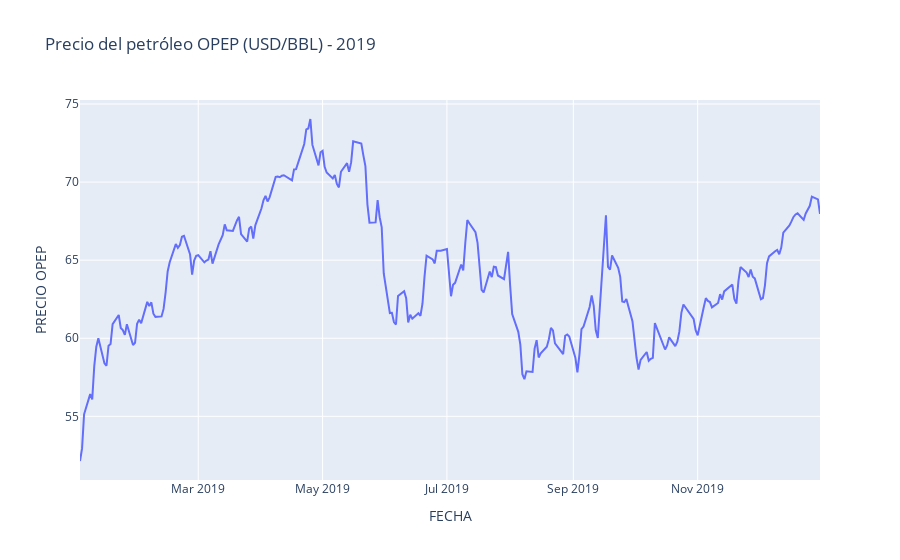
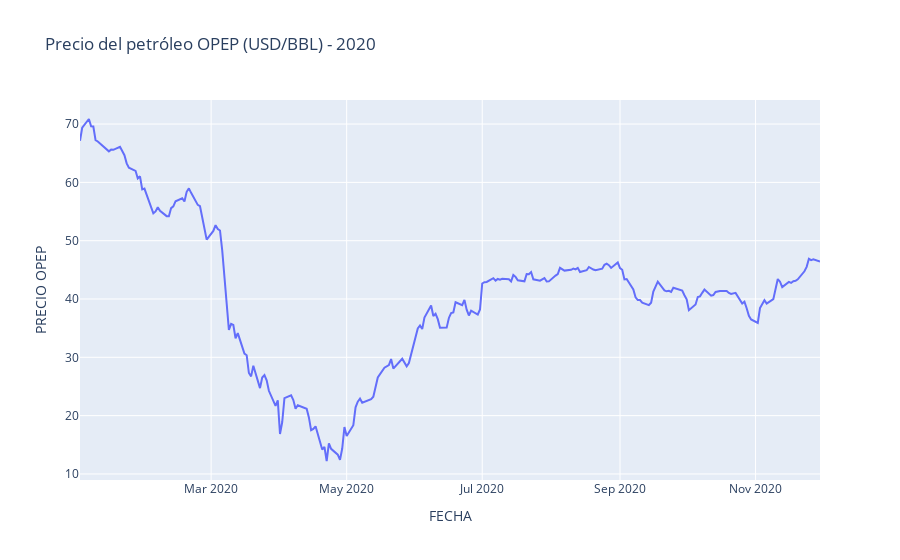
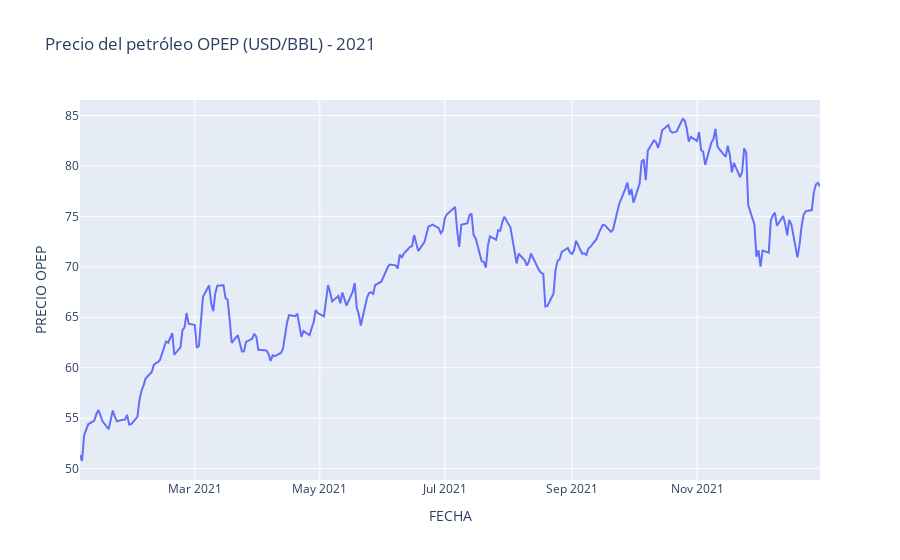
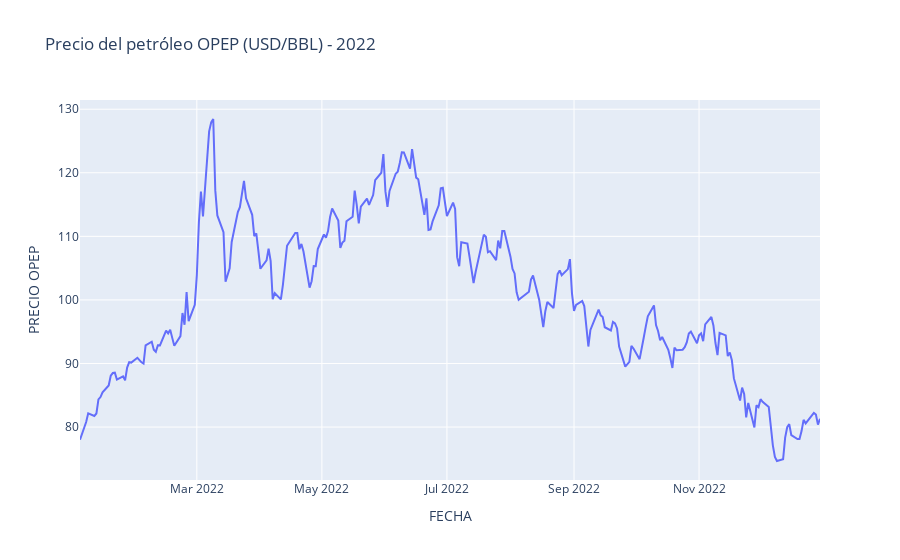

Notebook cell for these charts, in order:
### Code cell
# Redefinir el índice con el formato de año-mes-día
OPEP.index = pd.to_datetime(OPEP.index)

# Filtrar los datos por año
df_2019 = OPEP[OPEP.index.year == 2019]
df_2020 = OPEP[OPEP.index.year == 2020]
df_2021 = OPEP[OPEP.index.year == 2021]
df_2022 = OPEP[OPEP.index.year == 2022]
df_2023 = OPEP[OPEP.index.year == 2023]

# Crear el gráfico de líneas para cada año
fig_2019 = px.line(df_2019, x=df_2019.index, y='PRECIO OPEP', title='Precio del petróleo OPEP (USD/BBL) - 2019')
fig_2020 = px.line(df_2020, x=df_2020.index, y='PRECIO OPEP', title='Precio del petróleo OPEP (USD/BBL) - 2020')
fig_2021 = px.line(df_2021, x=df_2021.index, y='PRECIO OPEP', title='Precio del petróleo OPEP (USD/BBL) - 2021')
fig_2022 = px.line(df_2022, x=df_2022.index, y='PRECIO OPEP', title='Precio del petróleo OPEP (USD/BBL) - 2022')
fig_2023 = px.line(df_2023, x=df_2023.index, y='PRECIO OPEP', title='Precio del petróleo OPEP (USD/BBL) - 2023')

# Mostrar los gráficos individualmente
fig_2019.show()
fig_2020.show()
fig_2021.show()
fig_2022.show()
fig_2023.show()

### Figure 1 — Plotly figure (JSON) as saved in the notebook; plotly's stock layout.template omitted (floating-point values rounded to 4 significant figures; data arrays with more than 128 entries replaced by an {"elided": "..."} marker saying what was removed)
{"data": [{"hovertemplate": "FECHA=%{x}<br>PRECIO OPEP=%{y}<extra></extra>", "legendgroup": "", "line": {"color": "#636efa", "dash": "solid"}, "marker": {"symbol": "circle"}, "mode": "lines", "name": "", "orientation": "v", "showlegend": false, "type": "scatter", "x": {"elided": "258 str values"}, "xaxis": "x", "y": {"elided": "258 float values"}, "yaxis": "y"}], "layout": {"legend": {"tracegroupgap": 0}, "title": {"text": "Precio del petróleo OPEP (USD/BBL) - 2019"}, "xaxis": {"anchor": "y", "domain": [0, 1], "title": {"text": "FECHA"}}, "yaxis": {"anchor": "x", "domain": [0, 1], "title": {"text": "PRECIO OPEP"}}}}

### Figure 2 — Plotly figure (JSON) as saved in the notebook; plotly's stock layout.template omitted (floating-point values rounded to 4 significant figures; data arrays with more than 128 entries replaced by an {"elided": "..."} marker saying what was removed)
{"data": [{"hovertemplate": "FECHA=%{x}<br>PRECIO OPEP=%{y}<extra></extra>", "legendgroup": "", "line": {"color": "#636efa", "dash": "solid"}, "marker": {"symbol": "circle"}, "mode": "lines", "name": "", "orientation": "v", "showlegend": false, "type": "scatter", "x": {"elided": "239 str values"}, "xaxis": "x", "y": {"elided": "239 float values"}, "yaxis": "y"}], "layout": {"legend": {"tracegroupgap": 0}, "title": {"text": "Precio del petróleo OPEP (USD/BBL) - 2020"}, "xaxis": {"anchor": "y", "domain": [0, 1], "title": {"text": "FECHA"}}, "yaxis": {"anchor": "x", "domain": [0, 1], "title": {"text": "PRECIO OPEP"}}}}

### Figure 3 — Plotly figure (JSON) as saved in the notebook; plotly's stock layout.template omitted (floating-point values rounded to 4 significant figures; data arrays with more than 128 entries replaced by an {"elided": "..."} marker saying what was removed)
{"data": [{"hovertemplate": "FECHA=%{x}<br>PRECIO OPEP=%{y}<extra></extra>", "legendgroup": "", "line": {"color": "#636efa", "dash": "solid"}, "marker": {"symbol": "circle"}, "mode": "lines", "name": "", "orientation": "v", "showlegend": false, "type": "scatter", "x": {"elided": "259 str values"}, "xaxis": "x", "y": {"elided": "259 float values"}, "yaxis": "y"}], "layout": {"legend": {"tracegroupgap": 0}, "title": {"text": "Precio del petróleo OPEP (USD/BBL) - 2021"}, "xaxis": {"anchor": "y", "domain": [0, 1], "title": {"text": "FECHA"}}, "yaxis": {"anchor": "x", "domain": [0, 1], "title": {"text": "PRECIO OPEP"}}}}

### Figure 4 — Plotly figure (JSON) as saved in the notebook; plotly's stock layout.template omitted (floating-point values rounded to 4 significant figures; data arrays with more than 128 entries replaced by an {"elided": "..."} marker saying what was removed)
{"data": [{"hovertemplate": "FECHA=%{x}<br>PRECIO OPEP=%{y}<extra></extra>", "legendgroup": "", "line": {"color": "#636efa", "dash": "solid"}, "marker": {"symbol": "circle"}, "mode": "lines", "name": "", "orientation": "v", "showlegend": false, "type": "scatter", "x": {"elided": "258 str values"}, "xaxis": "x", "y": {"elided": "258 float values"}, "yaxis": "y"}], "layout": {"legend": {"tracegroupgap": 0}, "title": {"text": "Precio del petróleo OPEP (USD/BBL) - 2022"}, "xaxis": {"anchor": "y", "domain": [0, 1], "title": {"text": "FECHA"}}, "yaxis": {"anchor": "x", "domain": [0, 1], "title": {"text": "PRECIO OPEP"}}}}
